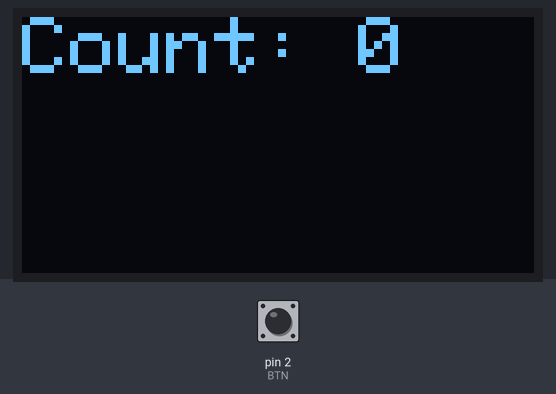
A sketch run on a simulated Arduino Uno, built with avr-gcc and run on an emulated ATmega328P. Parts: 128×64 one-colour display. The inputs (shaded band) are chosen by the test bench; at power-on: pin 2 (BTN) HIGH.

Above: at 1.2 s.
1.3 s: pin 2 (BTN) pulled LOW for 0.15 s
At 2.3 s:
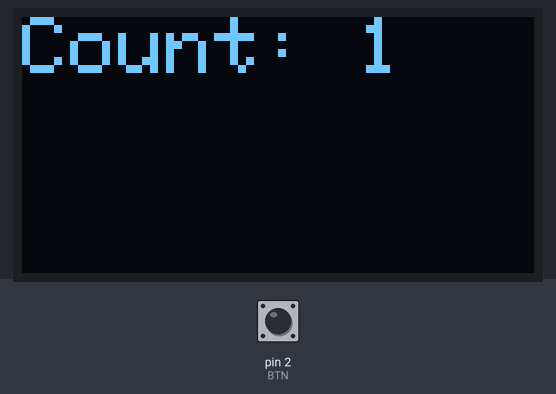
2.9 s: pin 2 (BTN) pulled LOW for 1 s
At 3.5 s:
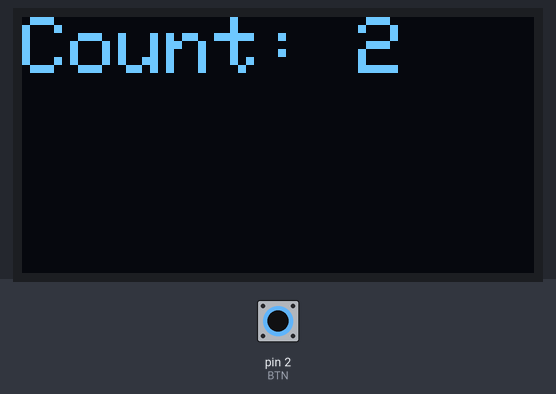
5.4 s: pin 2 (BTN) pulled LOW for 0.15 s
At 6.6 s:
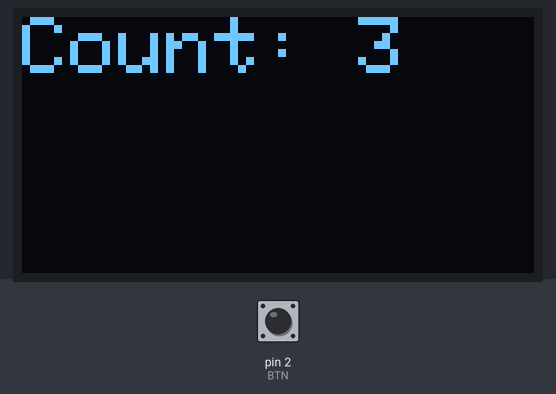
7.0 s: pin 2 (BTN) pulled LOW for 1 s
At 8.1 s:
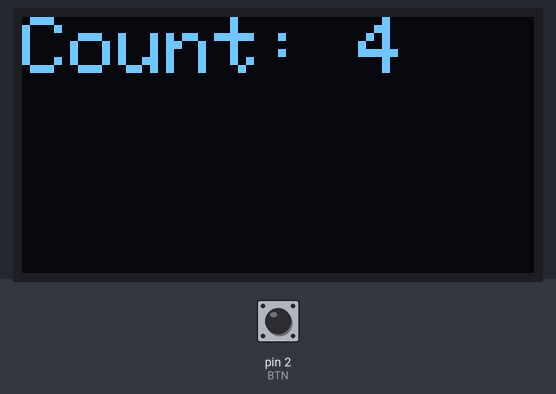
Timing chart, 0 to 10.0 s (numbered marks = the images above; inputs shaded):
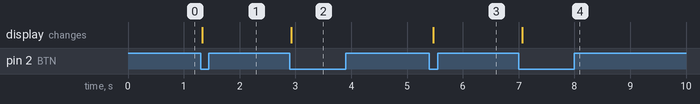

The sketch:

oled_counter.ino
```cpp
// Compteur de pressions de bouton affiche sur un OLED SSD1306 I2C.

#include <Wire.h>
#include <Adafruit_GFX.h>
#include <Adafruit_SSD1306.h>

Adafruit_SSD1306 display(128, 64, &Wire, -1);

const int BTN = 2;
int count = 0;
int lastState = HIGH;

void setup() {
  pinMode(BTN, INPUT_PULLUP);
  Wire.begin();
  display.begin(SSD1306_SWITCHCAPVCC, 0x3C);
  display.clearDisplay();
  display.setTextSize(2);
  display.setTextColor(SSD1306_WHITE);
}

void loop() {
  int state = digitalRead(BTN);
  if (state == LOW && lastState == HIGH) count++;
  lastState = state;

  display.clearDisplay();
  display.setCursor(0, 0);
  display.print("Count: ");
  display.println(count);
  display.display();
  delay(20);
}

/* <<< fn-1_wiring >>>
component: oled_ssd1306 ; ref: U1 ; address: 0x3C ; pins: VCC=5V, GND=GND, SDA=A4, SCL=A5
component: button ; ref: S1 ; pull: internal ; pins: A=D2, B=GND
<<< end >>> */
```

Measured:
- after the input at 1.3 s, the display: changes at once (image 1)
- after the input at 2.9 s, the display: changes at once (image 2)
- after the input at 5.4 s, the display: changes after 0.07 s (image 3)
- after the input at 7.0 s, the display: changes after 0.07 s (image 4)
